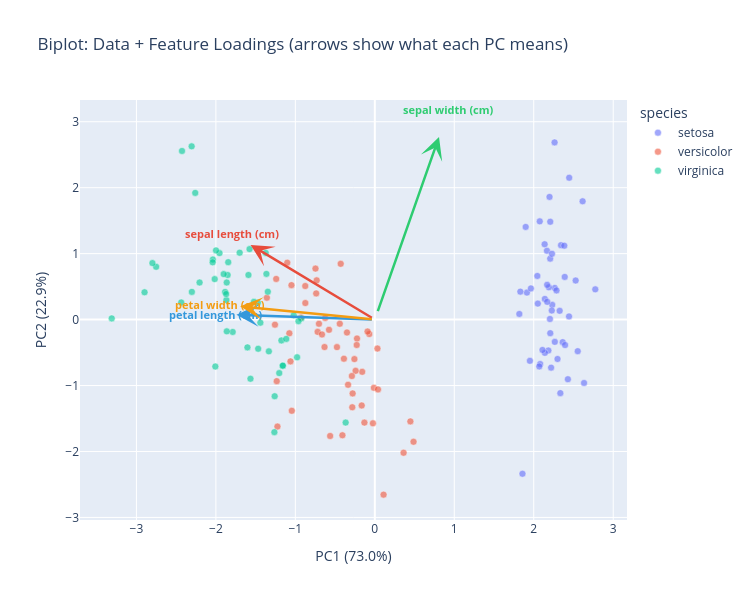

Source (notebook cell):
### Markdown cell above
**Look at that!** Three species clearly visible in just 2D. Setosa is completely separated. Versicolor and Virginica overlap a bit (that's real — they're genuinely similar species).

This is a BETTER view than any single pair of original features could give us, because PC1 and PC2 are *combinations* of all 4 features, oriented to show maximum spread.

---

## Step 6: What Do the PCs Actually Mean? (Loading Vectors)

### Code cell
# Biplot: shows both data points AND feature contribution arrows
# This tells you WHAT each PC is measuring in terms of original features

fig = px.scatter(
    pca_df, x='PC1', y='PC2', color='species',
    title='Biplot: Data + Feature Loadings (arrows show what each PC means)',
    height=600, width=750,
    opacity=0.6
)
fig.update_traces(marker=dict(size=7, line=dict(width=0.5, color='white')))

# Add arrows for each original feature
scale = 3  # scale arrows for visibility
colors_arrow = ['#e74c3c', '#2ecc71', '#3498db', '#f39c12']
for i, fname in enumerate(feature_names):
    fig.add_annotation(
        ax=0, ay=0,
        x=eigenvectors[i, 0] * scale,
        y=eigenvectors[i, 1] * scale,
        xref='x', yref='y', axref='x', ayref='y',
        showarrow=True,
        arrowhead=3, arrowsize=1.5, arrowwidth=2.5,
        arrowcolor=colors_arrow[i]
    )
    fig.add_annotation(
        x=eigenvectors[i, 0] * scale * 1.15,
        y=eigenvectors[i, 1] * scale * 1.15,
        text=f"<b>{fname}</b>",
        showarrow=False,
        font=dict(size=11, color=colors_arrow[i])
    )

fig.update_layout(
    xaxis_title=f'PC1 ({explained_var[0]:.1f}%)',
    yaxis_title=f'PC2 ({explained_var[1]:.1f}%)'
)
fig.show()

### Figure 1 — Plotly figure (JSON) as saved in the notebook; plotly's stock layout.template omitted (floating-point values rounded to 4 significant figures)
{"data": [{"hovertemplate": "species=setosa<br>PC1=%{x}<br>PC2=%{y}<extra></extra>", "legendgroup": "setosa", "marker": {"color": "#636efa", "line": {"color": "white", "width": 0.5}, "opacity": 0.6, "size": 7, "symbol": "circle"}, "mode": "markers", "name": "setosa", "orientation": "v", "showlegend": true, "type": "scatter", "x": [2.265, 2.081, 2.364, 2.299, 2.39, 2.076, 2.444, 2.233, 2.335, 2.184, 2.166, 2.326, 2.218, 2.633, 2.199, 2.262, 2.208, 2.19, 1.899, 2.343, 1.914, 2.207, 2.774, 1.819, 2.227, 1.952, 2.051, 2.169, 2.14, 2.265, 2.14, 1.832, 2.615, 2.446, 2.11, 2.208, 2.045, 2.527, 2.43, 2.17, 2.286, 1.858, 2.554, 1.964, 2.137, 2.07, 2.385, 2.394, 2.229, 2.204], "xaxis": "x", "y": [0.48, -0.6741, -0.3419, -0.5974, 0.6468, 1.489, 0.04764, 0.2231, -1.115, -0.469, 1.044, 0.1331, -0.7287, -0.9615, 1.86, 2.686, 1.484, 0.4888, 1.405, 1.128, 0.4089, 0.9241, 0.4583, 0.08556, 0.1373, -0.6256, 0.2422, 0.5271, 0.3132, -0.3377, -0.5045, 0.4237, 1.794, 2.151, -0.4602, -0.2061, 0.6616, 0.5923, -0.9042, 0.2689, 0.4417, -2.337, -0.4791, 0.4723, 1.142, -0.7111, 1.12, -0.3862, 0.998, 0.009216], "yaxis": "y"}, {"hovertemplate": "species=versicolor<br>PC1=%{x}<br>PC2=%{y}<extra></extra>", "legendgroup": "versicolor", "marker": {"color": "#EF553B", "line": {"color": "white", "width": 0.5}, "opacity": 0.6, "size": 7, "symbol": "circle"}, "mode": "markers", "name": "versicolor", "orientation": "v", "showlegend": true, "type": "scatter", "x": [-1.102, -0.7313, -1.241, -0.4075, -1.075, -0.3887, -0.7465, 0.4873, -0.9279, -0.01143, 0.1102, -0.4407, -0.5621, -0.7196, 0.03335, -0.8754, -0.3503, -0.1588, -1.225, -0.1649, -0.7377, -0.4763, -1.234, -0.6329, -0.7027, -0.8743, -1.257, -1.358, -0.6648, 0.04026, -0.1308, -0.02345, -0.2415, -1.061, -0.224, -0.4291, -1.049, -1.045, -0.06959, -0.2835, -0.2791, -0.6246, -0.3365, 0.3622, -0.2886, -0.09136, -0.2277, -0.5764, 0.4477, -0.2567], "xaxis": "x", "y": [0.863, 0.5946, 0.6163, -1.754, -0.2084, -0.5933, 0.773, -1.852, 0.03223, -1.034, -2.654, -0.0633, -1.765, -0.1862, -0.439, 0.5091, -0.1963, -0.7921, -1.622, -1.303, 0.3966, -0.4173, -0.9333, -0.4164, -0.06341, 0.2508, -0.07726, 0.3313, -0.2259, -1.059, -1.562, -1.572, -0.7773, -0.6338, -0.2878, 0.8456, 0.5221, -1.383, -0.2195, -1.329, -1.12, 0.02492, -0.9884, -2.019, -0.8557, -0.1812, -0.3849, -0.1549, -1.544, -0.5989], "yaxis": "y"}, {"hovertemplate": "species=virginica<br>PC1=%{x}<br>PC2=%{y}<extra></extra>", "legendgroup": "virginica", "marker": {"color": "#00cc96", "line": {"color": "white", "width": 0.5}, "opacity": 0.6, "size": 7, "symbol": "circle"}, "mode": "markers", "name": "virginica", "orientation": "v", "showlegend": true, "type": "scatter", "x": [-1.845, -1.158, -2.205, -1.44, -1.868, -2.752, -0.367, -2.302, -2.007, -2.26, -1.364, -1.603, -1.884, -1.26, -1.468, -1.59, -1.471, -2.426, -3.311, -1.264, -2.038, -0.978, -2.898, -1.333, -1.701, -1.954, -1.175, -1.021, -1.788, -1.864, -2.436, -2.305, -1.863, -1.114, -1.202, -2.799, -1.576, -1.346, -0.9248, -1.852, -2.015, -1.902, -1.158, -2.041, -1.998, -1.871, -1.565, -1.521, -1.373, -0.9607], "xaxis": "x", "y": [0.8704, -0.6989, 0.562, -0.04699, 0.295, 0.8004, -1.562, 0.4201, -0.7114, 1.921, 0.6928, -0.4217, 0.4192, -1.162, -0.4423, 0.6762, 0.2556, 2.557, 0.01778, -1.707, 0.9105, -0.5718, 0.4136, -0.4818, 1.014, 1.008, -0.3164, 0.06435, -0.1874, 0.5623, 0.2593, 2.626, -0.1785, -0.2929, -0.8113, 0.8568, 1.069, 0.4224, 0.01722, 0.6761, 0.6139, 0.6896, -0.6989, 0.8675, 1.049, 0.387, -0.8967, 0.2691, 1.011, -0.02433], "yaxis": "y"}], "layout": {"annotations": [{"arrowcolor": "#e74c3c", "arrowhead": 3, "arrowsize": 1.5, "arrowwidth": 2.5, "ax": 0, "axref": "x", "ay": 0, "ayref": "y", "showarrow": true, "x": -1.563, "xref": "x", "y": 1.132, "yref": "y"}, {"font": {"color": "#e74c3c", "size": 11}, "showarrow": false, "text": "<b>sepal length (cm)</b>", "x": -1.798, "y": 1.302}, {"arrowcolor": "#2ecc71", "arrowhead": 3, "arrowsize": 1.5, "arrowwidth": 2.5, "ax": 0, "axref": "x", "ay": 0, "ayref": "y", "showarrow": true, "x": 0.808, "xref": "x", "y": 2.77, "yref": "y"}, {"font": {"color": "#2ecc71", "size": 11}, "showarrow": false, "text": "<b>sepal width (cm)</b>", "x": 0.9292, "y": 3.185}, {"arrowcolor": "#3498db", "arrowhead": 3, "arrowsize": 1.5, "arrowwidth": 2.5, "ax": 0, "axref": "x", "ay": 0, "ayref": "y", "showarrow": true, "x": -1.741, "xref": "x", "y": 0.07347, "yref": "y"}, {"font": {"color": "#3498db", "size": 11}, "showarrow": false, "text": "<b>petal length (cm)</b>", "x": -2.002, "y": 0.0845}, {"arrowcolor": "#f39c12", "arrowhead": 3, "arrowsize": 1.5, "arrowwidth": 2.5, "ax": 0, "axref": "x", "ay": 0, "ayref": "y", "showarrow": true, "x": -1.695, "xref": "x", "y": 0.2008, "yref": "y"}, {"font": {"color": "#f39c12", "size": 11}, "showarrow": false, "text": "<b>petal width (cm)</b>", "x": -1.949, "y": 0.2309}], "height": 600, "legend": {"title": {"text": "species"}, "tracegroupgap": 0}, "title": {"text": "Biplot: Data + Feature Loadings (arrows show what each PC means)"}, "width": 750, "xaxis": {"anchor": "y", "domain": [0, 1], "title": {"text": "PC1 (73.0%)"}}, "yaxis": {"anchor": "x", "domain": [0, 1], "title": {"text": "PC2 (22.9%)"}}}}
